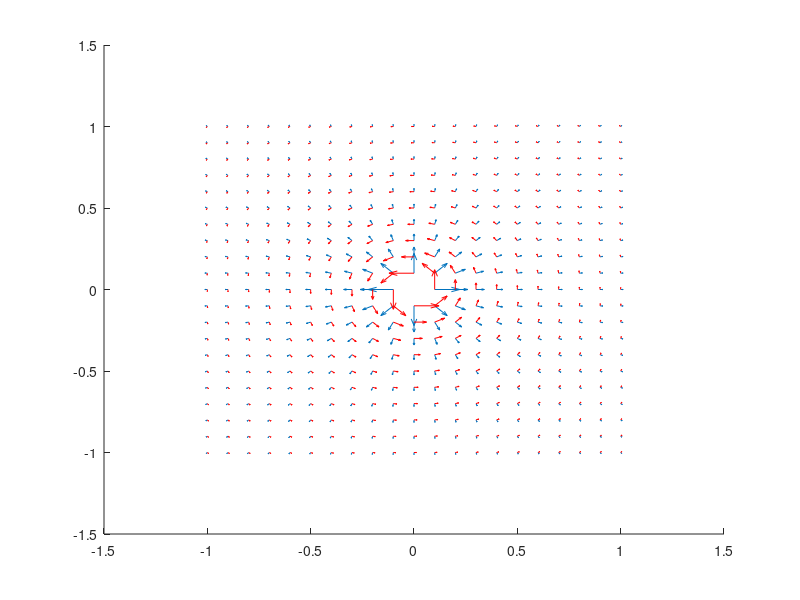

Write MATLAB code to recreate this figure.
[x,y] = meshgrid(-1:0.1:1,-1:0.1:1);
u = x./(x.^2+y.^2);
v = y./(x.^2+y.^2);
a = -y./(x.^2+y.^2);
b = x./(x.^2+y.^2);
figure
hold on
quiver(x,y,u,v)
quiver(x,y,a,b,'r')